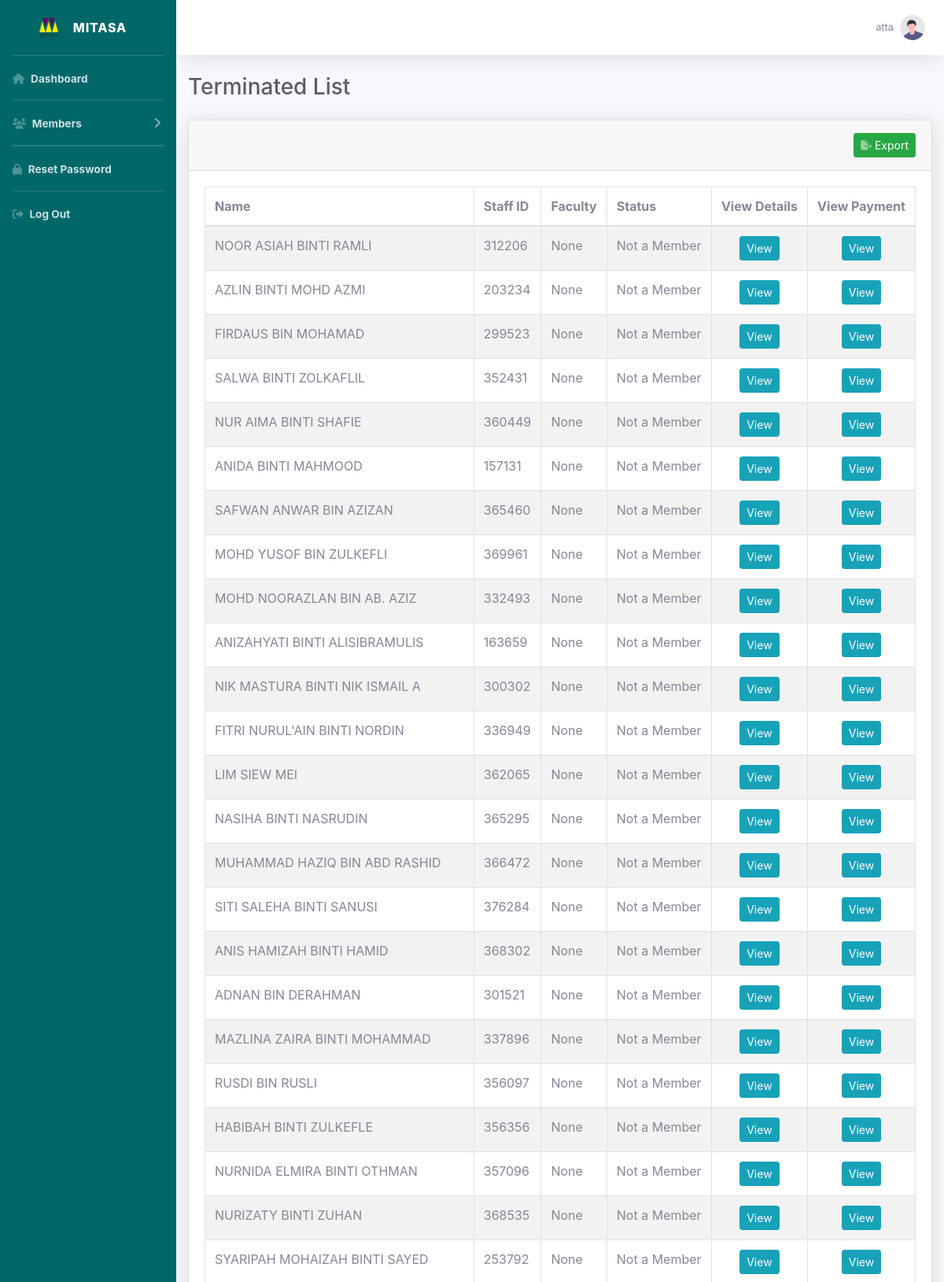
Screenshot of /listTerminate/ (signed in, upper part) with the database file from the repository.
### member/models.py (models this page shows, shortened)
class Member(models.Model):
    JANTINA = (
        ('Lelaki','Lelaki'),
        ('Perempuan', 'Perempuan')
    )
    CAWANGAN = (
        ('SHAH ALAM', 'SHAH ALAM'),
        ('PUNCAK ALAM', 'PUNCAK ALAM'),
        ('PUNCAK PERDANA', 'PUNCAK PERDANA'),
        ('SUNGAI BULOH', 'SUNGAI BULOH'),
        ('DENGKIL', 'DENGKIL'),
        ('SERI ISKANDAR', 'SERI ISKANDAR'),
        ('TAPAH', 'TAPAH'),
        ('SEGAMAT', 'SEGAMAT'),
        ('PASIR GUDANG', 'PASIR GUDANG'),
        ('SUNGAI PETANI', 'SUNGAI PETANI'),
        ('MACHANG', 'MACHANG'),
        ('KOTA BHARU', 'KOTA BHARU'),
        ('ALOR GAJAH', 'ALOR GAJAH'),
        ('BANDARAYA MELAKA', 'BANDARAYA MELAKA'),
        ('JASIN', 'JASIN'),
        ('KUALA PILAH', 'KUALA PILAH'),
        ('SEREMBAN', 'SEREMBAN'),
        ('REMBAU', 'REMBAU'),
        ('JENGKA', 'JENGKA'),
        ('RAUB', 'RAUB'),
        ('KUANTAN', 'KUANTAN'),
        ('PERMATANG PAUH', 'PERMATANG PAUH'),
        ('BERTAM', 'BERTAM'),
        ('ARAU', 'ARAU'),
        ('KUALA TERENGGANU', 'KUALA TERENGGANU'),
        ('BUKIT BESI', 'BUKIT BESI'),
        ('DUNGUN', 'DUNGUN'),
        ('KOTA KINABALU', 'KOTA KINABALU'),
        ('TAWAU', 'TAWAU'),
        ('SAMARAHAN 2', 'SAMARAHAN 2'),
        ('MUKAH', 'MUKAH'),
        ('Lain - Lain', 'Lain - Lain'),
    )
    FAKULTI = (
        ('FAKULTI FARMASI', 'FAKULTI FARMASI'),
        ('FAKULTI PERLADANGAN & AGROTEKNOLOGI', 'FAKULTI PERLADANGAN & AGROTEKNOLOGI'),
        ('FAKULTI SAINS KESIHATAN', 'FAKULTI SAINS KESIHATAN'),
        ('KOLEJ PENGAJIAN ALAM BINA', 'KOLEJ PENGAJIAN ALAM BINA'),
        ('KOLEJ PENGAJIAN KEJURUTERAAN', 'KOLEJ PENGAJIAN KEJURUTERAAN'),
        ('FAKULTI PERUBATAN', 'FAKULTI PERUBATAN'),
        ('KOLEJ PENGAJIAN PENGKOMPUTERAN, INFORMATIK & MATEMATIK', 'KOLEJ PENGAJIAN PENGKOMPUTERAN, INFORMATIK & MATEMATIK'),
        ('FAKULTI PERGIGIAN', 'FAKULTI PERGIGIAN'),
        ('FAKULTI SAINS GUNAAN', 'FAKULTI SAINS GUNAAN'),
        ('FAKULTI SAINS SUKAN & REKREASI', 'FAKULTI SAINS SUKAN & REKREASI'),
        ('KOLEJ PENGAJIAN SENI KREATIF', 'KOLEJ PENGAJIAN SENI KREATIF'),
        ('FAKULTI SAINS PENTADBIRAN & PENGAJIAN POLISI', 'FAKULTI SAINS PENTADBIRAN & PENGAJIAN POLISI'),
        ('FAKULTI KOMUNIKASI & PENGAJIAN MEDIA', 'FAKULTI KOMUNIKASI & PENGAJIAN MEDIA'),
        ('FAKULTI UNDANG-UNDANG', 'FAKULTI UNDANG-UNDANG'),
        ('FAKULTI PENDIDIKAN', 'FAKULTI PENDIDIKAN'),
        ('FAKULTI PENGURUSAN & PERNIAGAAN', 'FAKULTI PENGURUSAN & PERNIAGAAN'),
        ('FAKULTI PENGURUSAN HOTEL & PELANCONGAN', 'FAKULTI PENGURUSAN HOTEL & PELANCONGAN'),
        ('FAKULTI PERAKAUNAN', 'FAKULTI PERAKAUNAN'),
        ('Lain - Lain', 'Lain - Lain'),
    )
    BANGSA = (
        ('Melayu','Melayu'),
        ('Cina','Cina'),
        ('India','India'),
        ('Sabah','Sabah'),
        ('Sarawak','Sarawak'),
        ('Lain-Lain','Lain-Lain'),
    )
    STATUS = (
    ('Not a Member', 'Not a Member'),
    ('New Member', 'New Member'),
    ('Member', 'Member'),
    ('Anomaly', 'Anomaly')
)
    user = models.OneToOneField(User, null=True, on_delete=models.CASCADE, blank=True)
    data_created = models.DateTimeField(auto_now_add=True, null=True)
    nama = models.CharField(max_length=200, null=True)
    noPekerja = models.CharField(max_length=50, null=True)
    fakulti = models.CharField(max_length=200, null=True, choices=FAKULTI)
    email = models.CharField(max_length=200, null=True)
    tarikhLahir = models.DateField(null=True)
    noIC = models.CharField(max_length=200, null=True)
    noTel = models.CharField(max_length=200, null=True)
    cawangan = models.CharField(max_length=200, null=True, choices=CAWANGAN)
    alamat = models.CharField(max_length=200, null=True)
    tarikhPencen = models.DateField(null=True)
    namaPW = models.CharField(max_length=200, null=True)
    noTelPW = models.CharField(max_length=200, null=True)
    emailAlt = models.CharField(max_length=200, null=True)
    jantina = models.CharField(max_length=200, null=True, choices=JANTINA)
    bangsa = models.CharField(max_length=200, null=True, choices=BANGSA)
    jbtnPTJ = models.CharField(max_length=200, null=True, blank=True)
    status = models.CharField(max_length=200, null=True, choices=STATUS, default='Waiting for Approval', blank=True)

### member/decorators.py (the view)
        def wrapper_func(request, *args, **kwargs):
            group = None
            if request.user.groups.exists():
                group = request.user.groups.all()[0].name
            if group in allowed_roles:
                return view_func(request, *args, **kwargs)
            else:
                return HttpResponse('You are not authorized to view this page')

### member/views.py (called while the page is built)
@login_required(login_url='login')
@allowed_users(allowed_roles=['admin'])
def listTerminate(request):
    members = Member.objects.all()
    listTerminate = members.filter(status='Not a Member').all()
    context = {'listTerminate':listTerminate}
    return render(request, 'member/listTerminate.html', context)

### member/templates/member/listTerminate.html (shortened to what this page needs)
{% extends "member/main.html" %}
{% load static %}
{% block content %}
<div class="container-fluid">
   <h1 class="h3 mb-4 text-gray-800">Terminated List</h1>
    <div class="card shadow mb-4">
        <div class="card-header py-3">
            <div class="text-right">
                <a class="btn btn-sm btn-success" href="{% url 'export_members' %}?status=Not a Member"> Export</a>
            </div>
        </div>
        <div class="card-body">
            <div class="table-responsive">
                <table class="table table-bordered table-striped" id="example" width="100%" cellspacing="0">
                    <thead>
                        <tr>
                            <th>Name</th>
                            <th>Staff ID</th>
                            <th>Faculty</th>
                            <th>Status</th>
                            <th class="text-center">View Details</th>
                            <th class="text-center">View Payment</th>
                        </tr>
                    </thead>
                    <tbody>
                        {% if listTerminate %}
                        {% for member in listTerminate %}
                        <tr>
                            <td>{{member.nama}}</td>
                            <td>{{member.noPekerja}}</td>
                            <td>{{member.fakulti}}</td>
                            <td>{{member.status}}</td>
                            <td class="text-center"> <a class="btn btn-sm btn-info" href="{% url 'member' member.id %}">View</a> </td>
                            <td class="text-center"> <a class="btn btn-sm btn-info" href="{% url 'member_fee_detail' member.id %}">View</a> </td>
                        </tr>
                        {% endfor %}
                        {% endif %}
                    </tbody>
                </table>
            </div>
        </div>
    </div>
</div>
{% endblock content %}

### member/templates/member/main.html (shortened to what this page needs)
{% load static %}
<!DOCTYPE html>
<html>
    <head>
        <link rel="stylesheet" href="{% static "/css/main.css" %}">
        <link rel="stylesheet" href="https://cdn.jsdelivr.net/npm/bootstrap@4.0.0/dist/css/bootstrap.min.css">
        <link rel="stylesheet" href="https://cdn.datatables.net/2.0.8/css/dataTables.bootstrap4.css">
    </head>
    <body>
        <div id='wrapper'>
            <ul class="navbar-nav bg-gradient-primary sidebar sidebar-dark accordion" id="accordionSidebar">
              <a class="sidebar-brand d-flex align-items-center justify-content-center" href="">
                  <div class="">
                    <img src=" {% static "images/logo.png" %} " width="30" height="30" class="d-inline-block align-top" alt="">
                  </div>
                  <div class="sidebar-brand-text mx-3">MITASA</div>
              </a>
              {% if request.user.is_staff %}
              <hr class="sidebar-divider my-0">
              <li class="nav-item font-weight-bold">
                  <a class="nav-link" href="{% url 'dashboard' %}">
                    <i class="fa-solid fa-house"></i>
                      <span>Dashboard</span></a>
              </li>
            <hr class="sidebar-divider my-0">
             <li class="nav-item font-weight-bold">
                <a class="nav-link collapsed" href="" data-toggle="collapse" data-target="#collapseUtilities"
                    aria-expanded="true" aria-controls="collapseUtilities">
                    <i class="fas fa-fw fa-users"></i>
                    <span>Members</span>
                </a>
            </li>
            <hr class="sidebar-divider my-0">
            {% endif %}
            <hr class="sidebar-divider my-0 ">
            <li class="nav-item font-weight-bold">
                <a class="nav-link" href="{% url 'password_change' %}">
                    <i class="fa-solid fa-lock"></i>
                    <span>Reset Password</span></a>
              </li>
            <hr class="sidebar-divider my-0">
            <li class="nav-item font-weight-bold">
                <a class="nav-link" href="{% url 'logout' %}">
                    <i class="fa-solid fa-right-from-bracket"></i>
                    <span>Log Out</span></a>
              </li>
          </ul>
          <div id="content-wrapper" class="d-flex flex-column">
              <div id="content">
                  <nav class="navbar navbar-expand navbar-light bg-white topbar mb-4 static-top shadow">
                      <ul class="navbar-nav ml-auto">
                          <li class="nav-item dropdown no-arrow d-sm-none">
                          <li class="nav-item dropdown no-arrow">
                              <a class="nav-link dropdown-toggle" href="#" id="userDropdown" role="button"
                                  data-toggle="dropdown" aria-haspopup="true" aria-expanded="false">
                                  <span class="mr-2 d-none d-lg-inline text-gray-600 small">{{request.user}}</span>
                                  <img class="img-profile rounded-circle"
                                      src="{% static "images/undraw_profile.svg" %}">
                              </a>
                          </li>
                      </ul>
                  </nav>
                  {% block content %}
                  {% endblock %}
              </div>
          </div>
      </div>
    </body>
</html>

### rows the page displays
Member: nama "NOOR ASIAH BINTI RAMLI", noPekerja "312206", fakulti "None", status "Not a Member"
Member: nama "AZLIN BINTI MOHD AZMI", noPekerja "203234", fakulti "None", status "Not a Member"
Member: nama "FIRDAUS BIN MOHAMAD", noPekerja "299523", fakulti "None", status "Not a Member"
Member: nama "SALWA BINTI ZOLKAFLIL", noPekerja "352431", fakulti "None", status "Not a Member"
Member: nama "NUR AIMA BINTI SHAFIE", noPekerja "360449", fakulti "None", status "Not a Member"
Member: nama "ANIDA BINTI MAHMOOD", noPekerja "157131", fakulti "None", status "Not a Member"
Member: nama "SAFWAN ANWAR BIN AZIZAN", noPekerja "365460", fakulti "None", status "Not a Member"
Member: nama "MOHD YUSOF BIN ZULKEFLI", noPekerja "369961", fakulti "None", status "Not a Member"
Member: nama "MOHD NOORAZLAN BIN AB. AZIZ", noPekerja "332493", fakulti "None", status "Not a Member"
Member: nama "ANIZAHYATI BINTI ALISIBRAMULIS", noPekerja "163659", fakulti "None", status "Not a Member"
Member: nama "NIK MASTURA BINTI NIK ISMAIL A", noPekerja "300302", fakulti "None", status "Not a Member"
Member: nama "FITRI NURUL'AIN BINTI NORDIN", noPekerja "336949", fakulti "None", status "Not a Member"
Member: nama "LIM SIEW MEI", noPekerja "362065", fakulti "None", status "Not a Member"
Member: nama "NASIHA BINTI NASRUDIN", noPekerja "365295", fakulti "None", status "Not a Member"
Member: nama "MUHAMMAD HAZIQ BIN ABD RASHID", noPekerja "366472", fakulti "None", status "Not a Member"
Member: nama "SITI SALEHA BINTI SANUSI", noPekerja "376284", fakulti "None", status "Not a Member"
Member: nama "ANIS HAMIZAH BINTI HAMID", noPekerja "368302", fakulti "None", status "Not a Member"
Member: nama "ADNAN BIN DERAHMAN", noPekerja "301521", fakulti "None", status "Not a Member"
Member: nama "MAZLINA ZAIRA BINTI MOHAMMAD", noPekerja "337896", fakulti "None", status "Not a Member"
Member: nama "RUSDI BIN RUSLI", noPekerja "356097", fakulti "None", status "Not a Member"
Member: nama "HABIBAH BINTI ZULKEFLE", noPekerja "356356", fakulti "None", status "Not a Member"
Member: nama "NURNIDA ELMIRA BINTI OTHMAN", noPekerja "357096", fakulti "None", status "Not a Member"
Member: nama "NURIZATY BINTI ZUHAN", noPekerja "368535", fakulti "None", status "Not a Member"
Member: nama "SYARIPAH MOHAIZAH BINTI SAYED", noPekerja "253792", fakulti "None", status "Not a Member"

### other values shown
{{ request.user }} "atta"
